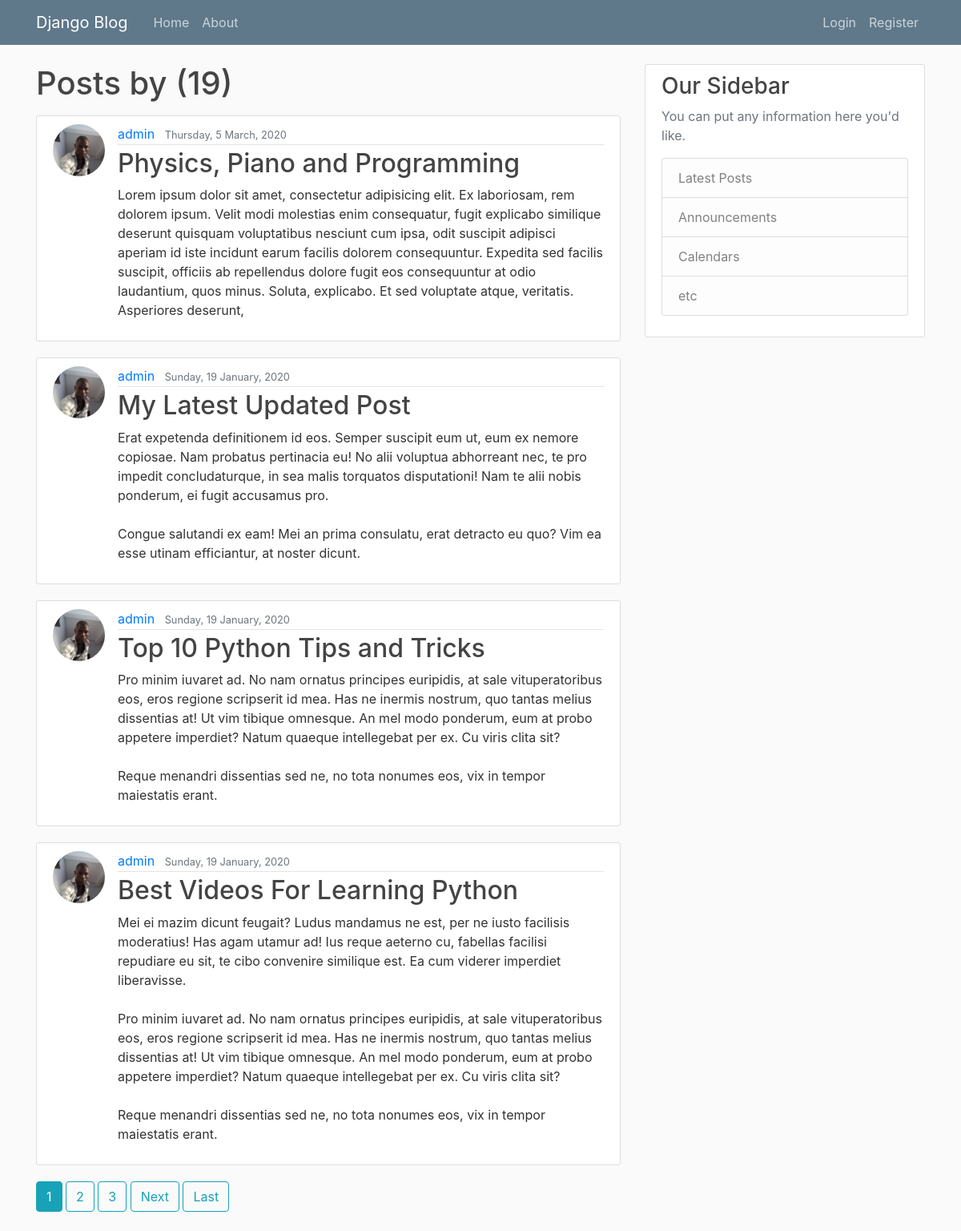
Screenshot of /user/admin/ with the database file from the repository.
### blog/models.py (models this page shows, shortened)
class Post(models.Model):
	title = models.CharField(max_length=100)
	content = models.TextField()
	date_posted = models.DateTimeField(default=timezone.now)
	author = models.ForeignKey(User, on_delete=models.CASCADE)

### users/models.py (models this page shows, shortened)
class Profile(models.Model):
	user = models.OneToOneField(User, on_delete=models.CASCADE)
	image = models.ImageField(default='default.jpg', upload_to='profile_pics')

### blog/views.py (the view)
# urls.py: path('user/<str:username>/', UserPostListView.as_view(), name="user-posts"),
class UserPostListView(ListView):
	model = Post
	template_name = "blog/user_posts.html" #<app>/<model>_<viewtype>.html
	context_object_name = 'posts'
	ordering = ['-date_posted']
	paginate_by = 4
	def get_queryset(self):
		user = get_object_or_404(User, username=self.kwargs.get('username'))
		return Post.objects.filter(author=user).order_by('-date_posted')

### blog/templates/blog/user_posts.html (shortened to what this page needs)
{% extends 'blog/base.html' %}
{% block content %}
	<h1 class="mb-3">Posts by {{ views.kwargs.username }} ({{ page_obj.paginator.count }})</h1>
	{% for post in posts %}
		<article class="media content-section">
			<img class="rounded-circle article-img" src="{{ post.author.profile.image.url }}" alt="">
		  	<div class="media-body">
			    <div class="article-metadata">
			      <a class="mr-2" href="{% url 'user-posts' post.author.username %}">{{ post.author }}</a>
			      <small class="text-muted">{{ post.date_posted| date:"l, j F, Y" }}</small>
			    </div>
			    <h2><a class="article-title" href="{% url 'post-detail' post.id %}">{{ post.title }}</a></h2>
			    <p class="article-content">{{ post.content }}</p>
		  	</div>
		</article>
	{% endfor %}
	{% if is_paginated %}
		{% for num in page_obj.paginator.page_range %}
			{% if page_obj.number == num %}
				<a class="btn btn-info mb-4" href="?page={{ num }}">{{ num }}</a>
			{% elif num > page_obj.number|add:'-3' and num < page_obj.number|add:'3' %}		<a class="btn btn-outline-info mb-4" href="?page={{ num }}">{{ num }}</a>
			{% endif %}
		{% endfor %}
		{% if page_obj.has_next %}
			<a class="btn btn-outline-info mb-4" href="?page={{ page_obj.next_page_number }}">Next</a>
			<a class="btn btn-outline-info mb-4" href="?page={{ page_obj.paginator.num_pages }}">Last</a>
		{% endif %}
	{% endif %}
{% endblock %}

### blog/static/blog/main.css (style rules this page uses)
body { background: #fafafa; color: #333333; margin-top: 5rem; }
h1, h2, h3, h4, h5, h6 { color: #444444; }
.content-section { background: #ffffff; padding: 10px 20px; border: 1px solid #dddddd; border-radius: 3px; margin-bottom: 20px; }
.article-title { color: #444444; }
.article-content { white-space: pre-line; }
.article-img { height: 65px; width: 65px; margin-right: 16px; }
.article-metadata { padding-bottom: 1px; margin-bottom: 4px; border-bottom: 1px solid #e3e3e3 }

### rows the page displays
Post: author.profile.image (picture), author "admin", date_posted "Thursday, 5 March, 2020", title "Physics, Piano and Programming", content "Lorem ipsum dolor sit amet, consectetur adipisicing elit. Ex laboriosam, rem dolorem ipsum. Velit modi molestias enim consequatur, fugit explicabo similique deserunt quisquam voluptatibus nesciunt cum ipsa, odit suscipit adipisci aperiam id iste incidunt earum facilis dolorem consequuntur. Expedita sed facilis suscipit, officiis ab repellendus dolore fugit eos consequuntur at odio laudantium, quos minus. Soluta, explicabo. Et sed voluptate atque, veritatis. Asperiores deserunt,"
Post: author.profile.image (picture), author "admin", date_posted "Sunday, 19 January, 2020", title "My Latest Updated Post", content "Erat expetenda definitionem id eos. Semper suscipit eum ut, eum ex nemore copiosae. Nam probatus pertinacia eu! No alii voluptua abhorreant nec, te pro impedit concludaturque, in sea malis torquatos disputationi! Nam te alii nobis ponderum, ei fugit accusamus pro. Congue salutandi ex eam! Mei an prima consulatu, erat detracto eu quo? Vim ea esse utinam efficiantur, at noster dicunt."
Post: author.profile.image (picture), author "admin", date_posted "Sunday, 19 January, 2020", title "Top 10 Python Tips and Tricks", content "Pro minim iuvaret ad. No nam ornatus principes euripidis, at sale vituperatoribus eos, eros regione scripserit id mea. Has ne inermis nostrum, quo tantas melius dissentias at! Ut vim tibique omnesque. An mel modo ponderum, eum at probo appetere imperdiet? Natum quaeque intellegebat per ex. Cu viris clita sit? Reque menandri dissentias sed ne, no tota nonumes eos, vix in tempor maiestatis erant."
Post: author.profile.image (picture), author "admin", date_posted "Sunday, 19 January, 2020", title "Best Videos For Learning Python", content "Mei ei mazim dicunt feugait? Ludus mandamus ne est, per ne iusto facilisis moderatius! Has agam utamur ad! Ius reque aeterno cu, fabellas facilisi repudiare eu sit, te cibo convenire similique est. Ea cum viderer imperdiet liberavisse. Pro minim iuvaret ad. No nam ornatus principes euripidis, at sale vituperatoribus eos, eros regione scripserit id mea. Has ne inermis nostrum, quo tantas melius dissentias at! Ut vim tibique omnesque. An mel modo ponderum, eum at probo appetere imperdiet? Natum quaeque intellegebat per ex. Cu viris clita sit? Reque menandri dissentias sed ne, no tota nonumes eos, vix in tempor maiestatis erant."

### other values shown
{{ page_obj.paginator.count }} "19"
{{ num }} "1"
{{ num }} "2" "3"
